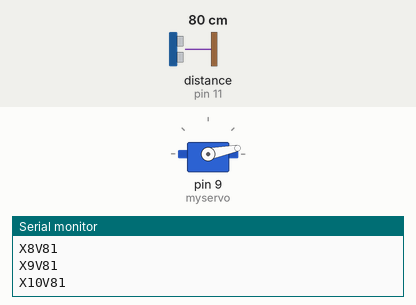
The sketch below on a simulated Arduino Uno, built with avr-gcc and run on an emulated ATmega328P. On the bench: servo, the last lines printed to the serial monitor. The test bench sets the inputs (shaded band); at power-on: distance to the obstacle (sensor on pin 11) 80 cm. The echo pulse lasts 58.3 µs per cm.

Above: at 1.26 s.
1.3 s: distance to the obstacle (sensor on pin 11) set to 2 cm
At 2.48 s:
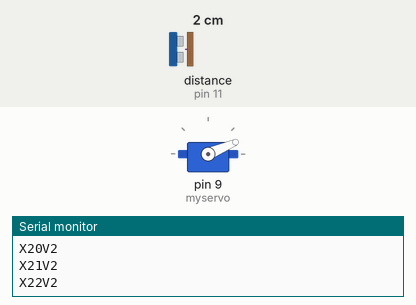
7.3 s: distance to the obstacle (sensor on pin 11) set to 60 cm
At 7.43 s:
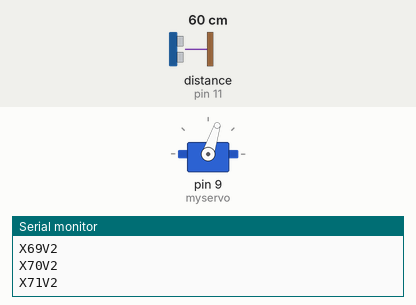
Timing chart, 0 to 22.3 s (numbered marks = the images above; inputs shaded):
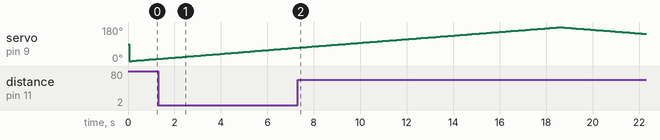

Measured:
- by itself, servo on pin 9 (myservo): rises from 71° to 179° in 11.2 s, then falls to 144° in 3.7 s

The sketch:

radar.ino
```cpp
// (licence header left out)
#include <NewPing.h>
#include <Servo.h>
#define TRIGGER_PIN  12  // Arduino pin tied to trigger pin on the ultrasonic sensor.
#define ECHO_PIN     11  // Arduino pin tied to echo pin on the ultrasonic sensor.
#define MAX_DISTANCE 200 // Maximum distance we want to ping for (in centimeters). Maximum sensor distance is rated at 400-500cm.
Servo myservo;  // create servo object to control a servo
// a maximum of eight servo objects can be created

int pos = 0;    // variable to store the servo position

NewPing sonar(TRIGGER_PIN, ECHO_PIN, MAX_DISTANCE); // NewPing setup of pins and maximum distance.

void setup() {
  Serial.begin(9600); // Open serial monitor at 115200 baud to see ping results.
  myservo.attach(9);  // attaches the servo on pin 9 to the servo object

}

void loop() {


  for(pos = 0; pos < 179; pos += 1)  // goes from 0 degrees to 180 degrees
  {
    delay(50);                      // Wait 50ms between pings (about 20 pings/sec). 29ms should be the shortest delay between pings.
    unsigned int uS = sonar.ping(); // Send ping, get ping time in microseconds (uS).
   // Serial.println("");
    // Convert ping time to distance in cm and print result (0 = outside set distance range)
    //Serial.println(" inch's");
    // in steps of 1 degree
    myservo.write(pos);              // tell servo to go to position in variable 'pos'
    delay(50);    // waits 50ms for the servo to reach the position
    Serial.print("X");
    Serial.print(pos);
    Serial.print("V");
    Serial.println(uS / US_ROUNDTRIP_CM);


    //delay(100);
  }
  for(pos = 179; pos>=1; pos-=1)     // goes from 180 degrees to 0 degrees
  {
    delay(50);                      // Wait 50ms between pings (about 20 pings/sec). 29ms should be the shortest delay between pings.
    unsigned int uS = sonar.ping(); // Send ping, get ping time in microseconds (uS).
    myservo.write(pos);              // tell servo to go to position in variable 'pos'
    delay(50);    // waits 15ms for the servo to reach the position
    //Serial.println("");
    Serial.print("X"); // this is what the processing app is looking for to mark Posistion
    Serial.print(pos); // this is what the processing app is looking for to mark Posistion
    Serial.print("V"); // this is what the processing app is looking for to mark Distance
    Serial.println(uS / US_ROUNDTRIP_CM);  // this is what the processing app is looking for to mark Distance

    //delay(100);
  }

}
```
